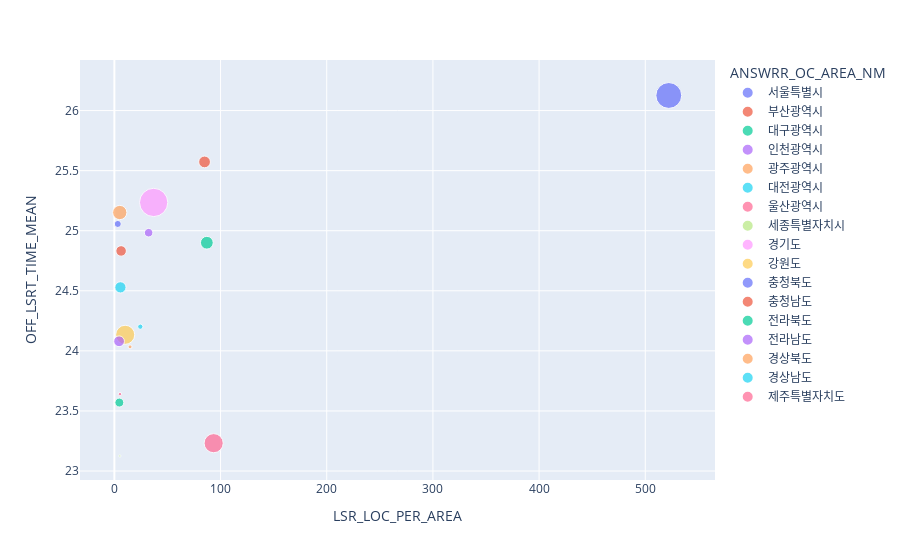

This figure's notebook cell:
### Code cell
px.scatter(df4, x="LSR_LOC_PER_AREA", y="OFF_LSRT_TIME_MEAN", color="ANSWRR_OC_AREA_NM", size='NUM_OF_LSR_LOC')

### Figure 1 — Plotly figure (JSON) as saved in the notebook; plotly's stock layout.template omitted (floating-point values rounded to 4 significant figures)
{"data": [{"hovertemplate": "ANSWRR_OC_AREA_NM=서울특별시<br>LSR_LOC_PER_AREA=%{x}<br>OFF_LSRT_TIME_MEAN=%{y}<br>NUM_OF_LSR_LOC=%{marker.size}<extra></extra>", "legendgroup": "서울특별시", "marker": {"color": "#636efa", "size": [3159], "sizemode": "area", "sizeref": 9.435, "symbol": "circle"}, "mode": "markers", "name": "서울특별시", "orientation": "v", "showlegend": true, "type": "scatter", "x": [522.1], "xaxis": "x", "y": [26.13], "yaxis": "y"}, {"hovertemplate": "ANSWRR_OC_AREA_NM=부산광역시<br>LSR_LOC_PER_AREA=%{x}<br>OFF_LSRT_TIME_MEAN=%{y}<br>NUM_OF_LSR_LOC=%{marker.size}<extra></extra>", "legendgroup": "부산광역시", "marker": {"color": "#EF553B", "size": [654], "sizemode": "area", "sizeref": 9.435, "symbol": "circle"}, "mode": "markers", "name": "부산광역시", "orientation": "v", "showlegend": true, "type": "scatter", "x": [84.94], "xaxis": "x", "y": [25.57], "yaxis": "y"}, {"hovertemplate": "ANSWRR_OC_AREA_NM=대구광역시<br>LSR_LOC_PER_AREA=%{x}<br>OFF_LSRT_TIME_MEAN=%{y}<br>NUM_OF_LSR_LOC=%{marker.size}<extra></extra>", "legendgroup": "대구광역시", "marker": {"color": "#00cc96", "size": [770], "sizemode": "area", "sizeref": 9.435, "symbol": "circle"}, "mode": "markers", "name": "대구광역시", "orientation": "v", "showlegend": true, "type": "scatter", "x": [87.1], "xaxis": "x", "y": [24.9], "yaxis": "y"}, {"hovertemplate": "ANSWRR_OC_AREA_NM=인천광역시<br>LSR_LOC_PER_AREA=%{x}<br>OFF_LSRT_TIME_MEAN=%{y}<br>NUM_OF_LSR_LOC=%{marker.size}<extra></extra>", "legendgroup": "인천광역시", "marker": {"color": "#ab63fa", "size": [344], "sizemode": "area", "sizeref": 9.435, "symbol": "circle"}, "mode": "markers", "name": "인천광역시", "orientation": "v", "showlegend": true, "type": "scatter", "x": [32.27], "xaxis": "x", "y": [24.98], "yaxis": "y"}, {"hovertemplate": "ANSWRR_OC_AREA_NM=광주광역시<br>LSR_LOC_PER_AREA=%{x}<br>OFF_LSRT_TIME_MEAN=%{y}<br>NUM_OF_LSR_LOC=%{marker.size}<extra></extra>", "legendgroup": "광주광역시", "marker": {"color": "#FFA15A", "size": [74], "sizemode": "area", "sizeref": 9.435, "symbol": "circle"}, "mode": "markers", "name": "광주광역시", "orientation": "v", "showlegend": true, "type": "scatter", "x": [14.77], "xaxis": "x", "y": [24.03], "yaxis": "y"}, {"hovertemplate": "ANSWRR_OC_AREA_NM=대전광역시<br>LSR_LOC_PER_AREA=%{x}<br>OFF_LSRT_TIME_MEAN=%{y}<br>NUM_OF_LSR_LOC=%{marker.size}<extra></extra>", "legendgroup": "대전광역시", "marker": {"color": "#19d3f3", "size": [132], "sizemode": "area", "sizeref": 9.435, "symbol": "circle"}, "mode": "markers", "name": "대전광역시", "orientation": "v", "showlegend": true, "type": "scatter", "x": [24.44], "xaxis": "x", "y": [24.2], "yaxis": "y"}, {"hovertemplate": "ANSWRR_OC_AREA_NM=울산광역시<br>LSR_LOC_PER_AREA=%{x}<br>OFF_LSRT_TIME_MEAN=%{y}<br>NUM_OF_LSR_LOC=%{marker.size}<extra></extra>", "legendgroup": "울산광역시", "marker": {"color": "#FF6692", "size": [56], "sizemode": "area", "sizeref": 9.435, "symbol": "circle"}, "mode": "markers", "name": "울산광역시", "orientation": "v", "showlegend": true, "type": "scatter", "x": [5.273], "xaxis": "x", "y": [23.64], "yaxis": "y"}, {"hovertemplate": "ANSWRR_OC_AREA_NM=세종특별자치시<br>LSR_LOC_PER_AREA=%{x}<br>OFF_LSRT_TIME_MEAN=%{y}<br>NUM_OF_LSR_LOC=%{marker.size}<extra></extra>", "legendgroup": "세종특별자치시", "marker": {"color": "#B6E880", "size": [24], "sizemode": "area", "sizeref": 9.435, "symbol": "circle"}, "mode": "markers", "name": "세종특별자치시", "orientation": "v", "showlegend": true, "type": "scatter", "x": [5.161], "xaxis": "x", "y": [23.12], "yaxis": "y"}, {"hovertemplate": "ANSWRR_OC_AREA_NM=경기도<br>LSR_LOC_PER_AREA=%{x}<br>OFF_LSRT_TIME_MEAN=%{y}<br>NUM_OF_LSR_LOC=%{marker.size}<extra></extra>", "legendgroup": "경기도", "marker": {"color": "#FF97FF", "size": [3774], "sizemode": "area", "sizeref": 9.435, "symbol": "circle"}, "mode": "markers", "name": "경기도", "orientation": "v", "showlegend": true, "type": "scatter", "x": [37.01], "xaxis": "x", "y": [25.24], "yaxis": "y"}, {"hovertemplate": "ANSWRR_OC_AREA_NM=강원도<br>LSR_LOC_PER_AREA=%{x}<br>OFF_LSRT_TIME_MEAN=%{y}<br>NUM_OF_LSR_LOC=%{marker.size}<extra></extra>", "legendgroup": "강원도", "marker": {"color": "#FECB52", "size": [1717], "sizemode": "area", "sizeref": 9.435, "symbol": "circle"}, "mode": "markers", "name": "강원도", "orientation": "v", "showlegend": true, "type": "scatter", "x": [10.2], "xaxis": "x", "y": [24.13], "yaxis": "y"}, {"hovertemplate": "ANSWRR_OC_AREA_NM=충청북도<br>LSR_LOC_PER_AREA=%{x}<br>OFF_LSRT_TIME_MEAN=%{y}<br>NUM_OF_LSR_LOC=%{marker.size}<extra></extra>", "legendgroup": "충청북도", "marker": {"color": "#636efa", "size": [237], "sizemode": "area", "sizeref": 9.435, "symbol": "circle"}, "mode": "markers", "name": "충청북도", "orientation": "v", "showlegend": true, "type": "scatter", "x": [3.2], "xaxis": "x", "y": [25.06], "yaxis": "y"}, {"hovertemplate": "ANSWRR_OC_AREA_NM=충청남도<br>LSR_LOC_PER_AREA=%{x}<br>OFF_LSRT_TIME_MEAN=%{y}<br>NUM_OF_LSR_LOC=%{marker.size}<extra></extra>", "legendgroup": "충청남도", "marker": {"color": "#EF553B", "size": [524], "sizemode": "area", "sizeref": 9.435, "symbol": "circle"}, "mode": "markers", "name": "충청남도", "orientation": "v", "showlegend": true, "type": "scatter", "x": [6.354], "xaxis": "x", "y": [24.83], "yaxis": "y"}, {"hovertemplate": "ANSWRR_OC_AREA_NM=전라북도<br>LSR_LOC_PER_AREA=%{x}<br>OFF_LSRT_TIME_MEAN=%{y}<br>NUM_OF_LSR_LOC=%{marker.size}<extra></extra>", "legendgroup": "전라북도", "marker": {"color": "#00cc96", "size": [378], "sizemode": "area", "sizeref": 9.435, "symbol": "circle"}, "mode": "markers", "name": "전라북도", "orientation": "v", "showlegend": true, "type": "scatter", "x": [4.683], "xaxis": "x", "y": [23.57], "yaxis": "y"}, {"hovertemplate": "ANSWRR_OC_AREA_NM=전라남도<br>LSR_LOC_PER_AREA=%{x}<br>OFF_LSRT_TIME_MEAN=%{y}<br>NUM_OF_LSR_LOC=%{marker.size}<extra></extra>", "legendgroup": "전라남도", "marker": {"color": "#ab63fa", "size": [548], "sizemode": "area", "sizeref": 9.435, "symbol": "circle"}, "mode": "markers", "name": "전라남도", "orientation": "v", "showlegend": true, "type": "scatter", "x": [4.434], "xaxis": "x", "y": [24.08], "yaxis": "y"}, {"hovertemplate": "ANSWRR_OC_AREA_NM=경상북도<br>LSR_LOC_PER_AREA=%{x}<br>OFF_LSRT_TIME_MEAN=%{y}<br>NUM_OF_LSR_LOC=%{marker.size}<extra></extra>", "legendgroup": "경상북도", "marker": {"color": "#FFA15A", "size": [963], "sizemode": "area", "sizeref": 9.435, "symbol": "circle"}, "mode": "markers", "name": "경상북도", "orientation": "v", "showlegend": true, "type": "scatter", "x": [5.059], "xaxis": "x", "y": [25.15], "yaxis": "y"}, {"hovertemplate": "ANSWRR_OC_AREA_NM=경상남도<br>LSR_LOC_PER_AREA=%{x}<br>OFF_LSRT_TIME_MEAN=%{y}<br>NUM_OF_LSR_LOC=%{marker.size}<extra></extra>", "legendgroup": "경상남도", "marker": {"color": "#19d3f3", "size": [601], "sizemode": "area", "sizeref": 9.435, "symbol": "circle"}, "mode": "markers", "name": "경상남도", "orientation": "v", "showlegend": true, "type": "scatter", "x": [5.701], "xaxis": "x", "y": [24.53], "yaxis": "y"}, {"hovertemplate": "ANSWRR_OC_AREA_NM=제주특별자치도<br>LSR_LOC_PER_AREA=%{x}<br>OFF_LSRT_TIME_MEAN=%{y}<br>NUM_OF_LSR_LOC=%{marker.size}<extra></extra>", "legendgroup": "제주특별자치도", "marker": {"color": "#FF6692", "size": [1730], "sizemode": "area", "sizeref": 9.435, "symbol": "circle"}, "mode": "markers", "name": "제주특별자치도", "orientation": "v", "showlegend": true, "type": "scatter", "x": [93.51], "xaxis": "x", "y": [23.23], "yaxis": "y"}], "layout": {"legend": {"itemsizing": "constant", "title": {"text": "ANSWRR_OC_AREA_NM"}, "tracegroupgap": 0}, "margin": {"t": 60}, "xaxis": {"anchor": "y", "domain": [0, 1], "title": {"text": "LSR_LOC_PER_AREA"}}, "yaxis": {"anchor": "x", "domain": [0, 1], "title": {"text": "OFF_LSRT_TIME_MEAN"}}}}
